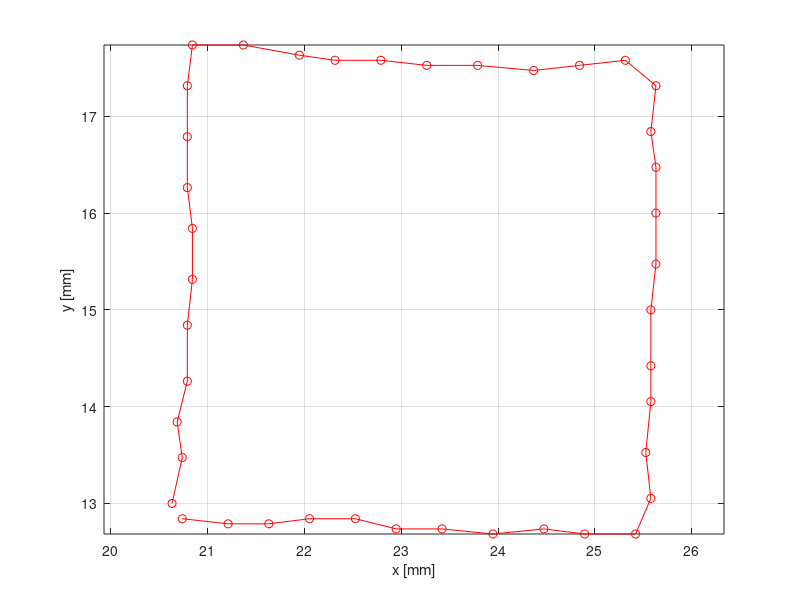

The MATLAB script that drew this image:
%% Lab07

clear all
close all

%% Print rectangula trajectory 
cal = 19;
coord = importdata('coordinates.txt');
figure(1);
title('MoveMotorRectangular');
plot(coord(:,1)/cal,coord(:,2)/cal,'ro-');
xlabel('x [mm]');
ylabel('y [mm]');
grid on
axis equal